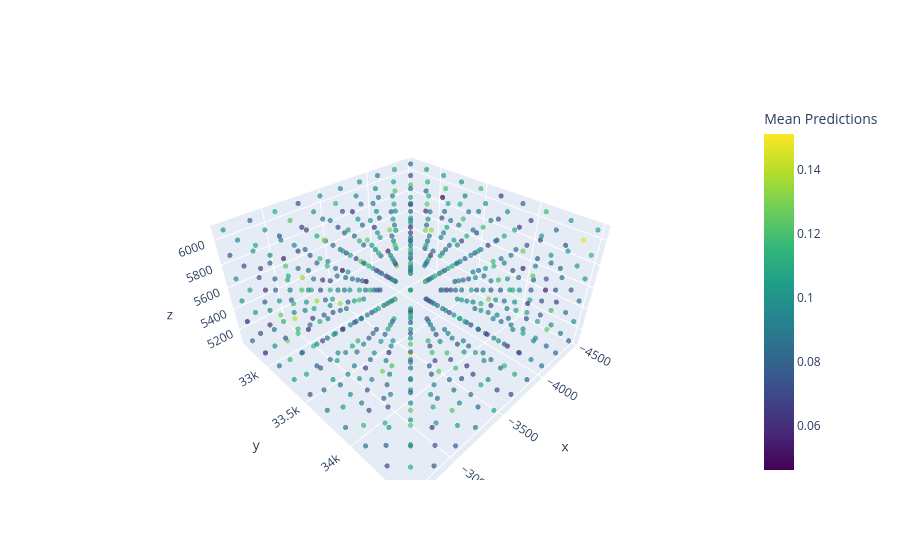

This figure's notebook cell:
### Code cell
import plotly.graph_objects as go

# Example data (replace with your actual data)
# mean_preds and std_preds should be NumPy arrays or pandas Series
mean_preds = mean_preds.flatten()  # Ensure it's 1D
std_preds = std_preds.flatten()    # Ensure it's 1D

# Create a 3D scatter plot for mean_preds
trace_mean = go.Scatter3d(
    x=grid_points[:, 0],  # X-coordinates
    y=grid_points[:, 1],  # Y-coordinates
    z=grid_points[:, 2],  # Z-coordinates
    mode='markers',
    marker=dict(
        size=3,
        color=mean_preds,  # Color based on mean_preds
        colorscale='Viridis',
        opacity=0.7,
        colorbar=dict(title="Mean Predictions")
    ),
    name='Mean Predictions'
)

fig_mean = go.Figure(trace_mean)

fig_mean.show()

### Figure 1 — Plotly figure (JSON) as saved in the notebook; plotly's stock layout.template omitted (floating-point values rounded to 4 significant figures; data arrays with more than 128 entries replaced by an {"elided": "..."} marker saying what was removed)
{"data": [{"marker": {"color": {"elided": "600 float values"}, "colorbar": {"title": {"text": "Mean Predictions"}}, "colorscale": [[0, "#440154"], [0.1111, "#482878"], [0.2222, "#3e4989"], [0.3333, "#31688e"], [0.4444, "#26828e"], [0.5556, "#1f9e89"], [0.6667, "#35b779"], [0.7778, "#6ece58"], [0.8889, "#b5de2b"], [1, "#fde725"]], "opacity": 0.7, "size": 3}, "mode": "markers", "name": "Mean Predictions", "type": "scatter3d", "x": {"elided": "600 float values"}, "y": {"elided": "600 float values"}, "z": {"elided": "600 float values"}}], "layout": {}}
